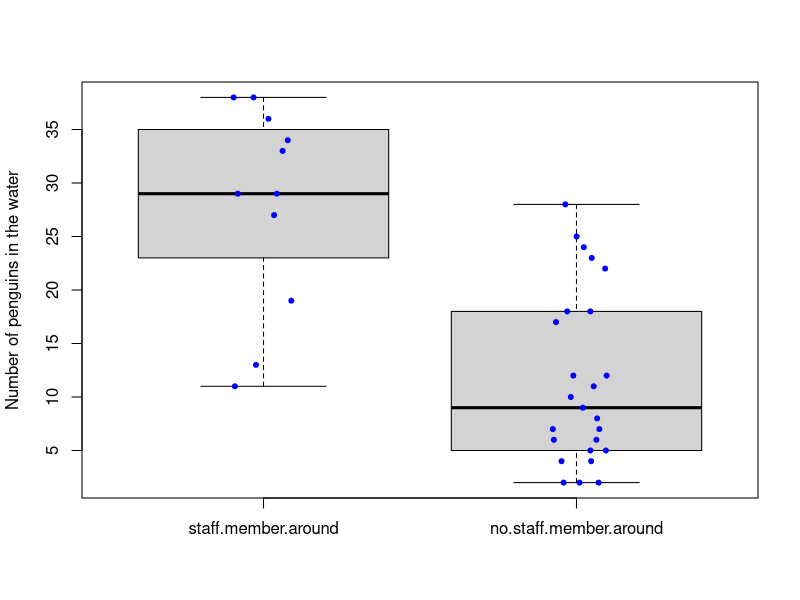

Here is the R script that generated this plot:
install.packages("readr")
library(readr) 

staff <- read.csv("green2.csv", header = TRUE)

str(staff)

boxplot(staff,
        ylab = "Number of penguins in the water"
        )

# Points
stripchart(staff,              # Data
           method = "jitter", # Random noise
           
           pch = 20,          # Pch symbols
           col = "blue",           # Color of the symbol
           vertical = TRUE,   # Vertical mode
           add = TRUE)        # Add it over



t_test_result <- t.test(staff$staff.member.around, staff$no.staff.member.around, na.rm = TRUE)
print(t_test_result)

